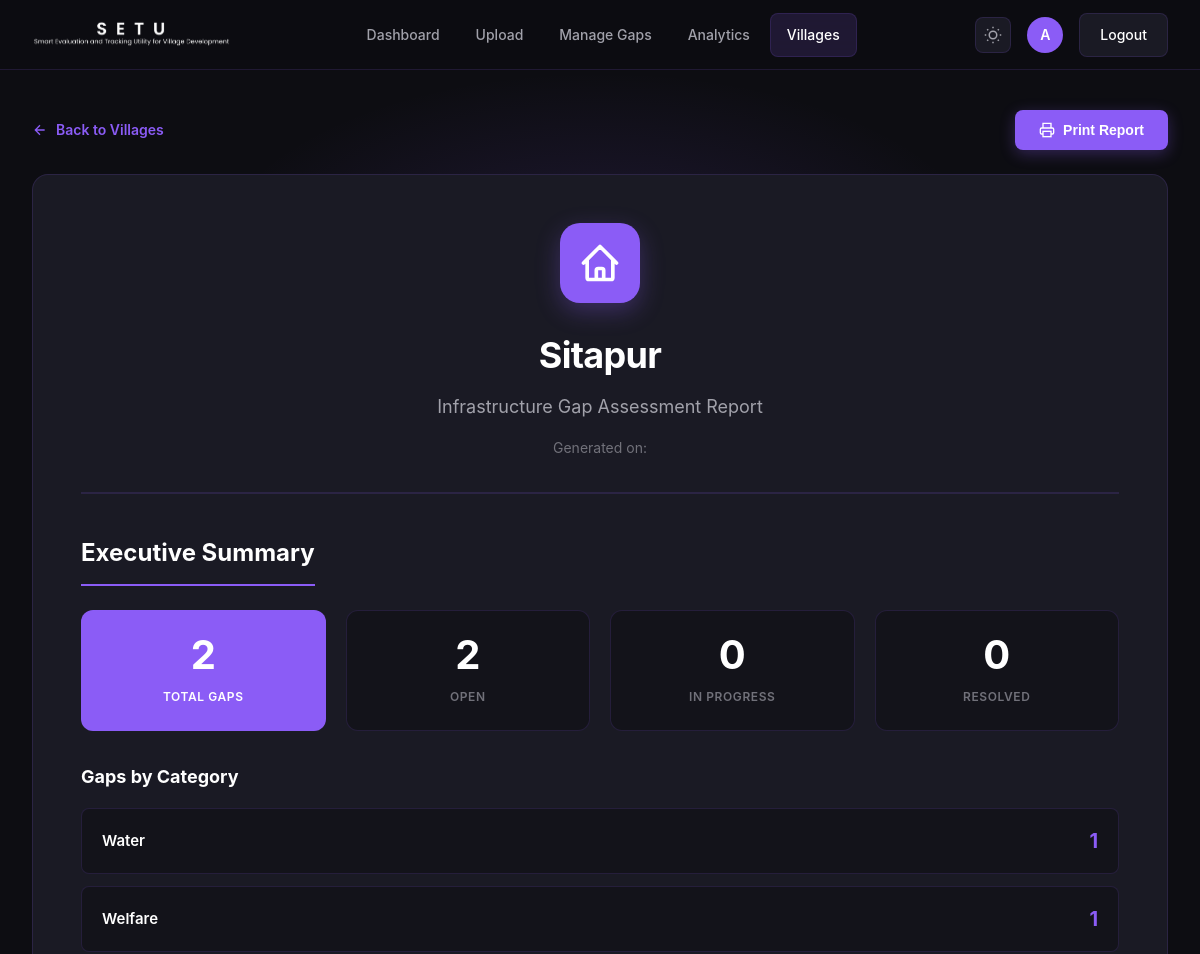
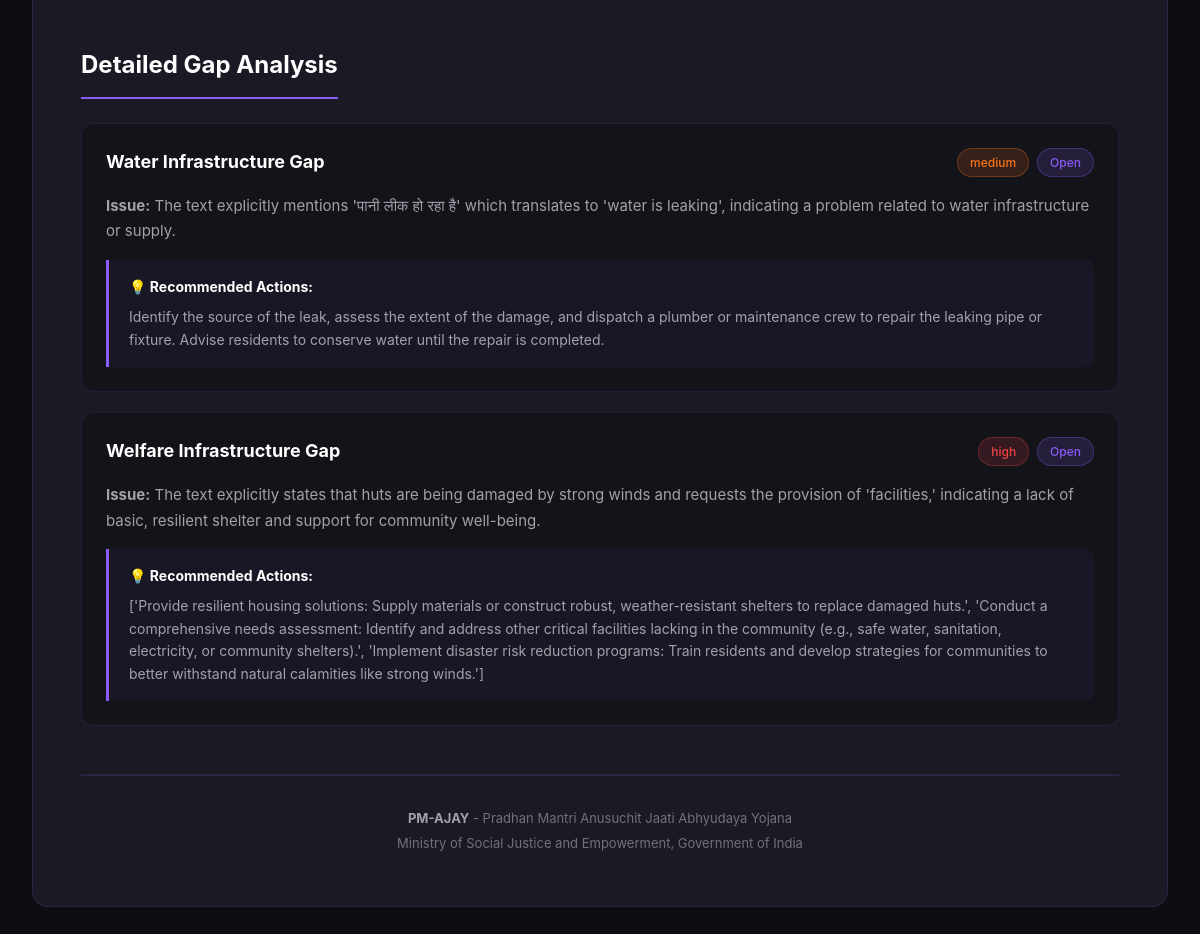
The app's page /villages/2/report/ (signed in) with its own data (2 pictures, top to bottom).
### core/models.py (models this page shows, shortened)
class Village(models.Model):
    name = models.CharField(max_length=120)

class Gap(models.Model):
    STATUS_CHOICES = [
        ("open", "Open"),
        ("in_progress", "In Progress"),
        ("resolved", "Resolved"),
    ]
    INPUT_METHOD_CHOICES = [
        ("image", "Image Upload"),
        ("voice", "Voice Recording"),
        ("text", "Text Input"),
    ]
    GAP_TYPE_CHOICES = [
        ("water", "Water Supply"),
        ("road", "Road Infrastructure"),
        ("sanitation", "Sanitation"),
        ("electricity", "Electricity"),
        ("education", "Education"),
        ("health", "Healthcare"),
        ("housing", "Housing"),
        ("agriculture", "Agriculture"),
        ("connectivity", "Connectivity"),
        ("employment", "Employment"),
        ("community_center", "Community Center"),
        ("drainage", "Drainage"),
        ("other", "Other"),
    ]
    SEVERITY_CHOICES = [
        ("low", "Low"),
        ("medium", "Medium"),
        ("high", "High"),
    ]
    village = models.ForeignKey("Village", on_delete=models.CASCADE)
    description = models.TextField()
    gap_type = models.CharField(max_length=100, choices=GAP_TYPE_CHOICES, db_index=True)
    severity = models.CharField(
        max_length=50, choices=SEVERITY_CHOICES, default="low", db_index=True
    )
    status = models.CharField(
        max_length=20, choices=STATUS_CHOICES, default="open", db_index=True
    )
    input_method = models.CharField(
        max_length=10,
        choices=INPUT_METHOD_CHOICES,
        default="image",
        db_index=True,
        help_text="Method used to submit this gap",
    )
    audio_file = models.FileField(
        upload_to="gap_audio/",
        blank=True,
        null=True,
        help_text="Audio file if submitted via voice",
    )
    audio_url = models.URLField(
        max_length=500,
        blank=True,
        null=True,
        help_text="External audio URL (Cloudinary) - will be downloaded to audio_file",
    )
    voice_code = models.CharField(
        max_length=64,
        blank=True,
        null=True,
        unique=True,  # Add unique constraint to prevent duplicates
        help_text="Unique voice fingerprint for voice-based gaps",
    )
    recommendations = models.TextField(blank=True, null=True, default="None")
    created_at = models.DateTimeField(auto_now_add=True)
    start_date = models.DateField(blank=True, null=True, help_text="Project start date")
    expected_completion = models.DateField(
        blank=True, null=True, help_text="Expected completion date"
    )
    actual_completion = models.DateField(
        blank=True, null=True, help_text="Actual completion date"
    )
    latitude = models.DecimalField(
        max_digits=9,
        decimal_places=6,
        blank=True,
        null=True,
        help_text="Latitude coordinate",
    )
    longitude = models.DecimalField(
        max_digits=9,
        decimal_places=6,
        blank=True,
        null=True,
        help_text="Longitude coordinate",
    )
    resolution_proof = models.FileField(
        upload_to="resolution_proofs/",
        blank=True,
        null=True,
        help_text="Document/letter proving gap resolution (required for ADMIN to close)",
    )
    resolution_proof_number = models.CharField(
        max_length=100,
        blank=True,
        null=True,
        help_text="Reference number of resolution letter/document",
    )
    resolved_by = models.ForeignKey(
        User,
        on_delete=models.SET_NULL,
        null=True,
        blank=True,
        related_name="resolved_gaps",
        help_text="User who marked this as resolved",
    )
    resolved_at = models.DateTimeField(
        null=True, blank=True, help_text="Timestamp when gap was resolved"
    )

### core/views.py (the view)
@login_required
@role_required(MANAGER_AND_ABOVE)
def village_report(request, village_id):
    village = get_object_or_404(Village, id=village_id)
    gaps = Gap.objects.filter(village=village).order_by("-severity", "-created_at")
    open_gaps = gaps.filter(status="open").count()
    in_progress_gaps = gaps.filter(status="in_progress").count()
    resolved_gaps = gaps.filter(status="resolved").count()
    total_gaps = gaps.count()
    gaps_by_type = gaps.values("gap_type").annotate(count=Count("id"))
    context = {
        "village": village,
        "gaps": gaps,
        "open_gaps": open_gaps,
        "in_progress_gaps": in_progress_gaps,
        "resolved_gaps": resolved_gaps,
        "total_gaps": total_gaps,
        "gaps_by_type": gaps_by_type,
    }
    return render(request, "core/village_report.html", context)

### core/permissions.py (called while the page is built, shortened)
def get_user_role(user):
    if not user.is_authenticated:
        return None
    if user.is_superuser or user.is_staff:
        return Role.ADMIN
    profile = getattr(user, "profile", None)
    if profile and profile.role:
        return profile.role
    return Role.GROUND

def role_required(allowed_roles):
    def decorator(view_func):
        @wraps(view_func)
        def _wrapped_view(request, *args, **kwargs):
            role = get_user_role(request.user)
            if request.user.is_superuser or request.user.is_staff:
                return view_func(request, *args, **kwargs)
        return _wrapped_view
    return decorator

### core/templates/core/village_report.html (shortened to what this page needs)
{% load static %}
<!DOCTYPE html>
<html>
<head>
  <link rel="stylesheet" href="{% static 'css/modern.css' %}">
</head>
<body>
<nav class="top-nav">
  <div class="nav-container">
    <a href="{% url 'home' %}" class="nav-brand">
      <div class="nav-logo">
        <img src="{% static 'images/dark-mode.png' %}" alt="SETU Logo" class="logo-dark">
      </div>
    </a>
    <ul class="nav-menu" id="navMenu">
      <li class="nav-item"><a href="{% url 'dashboard' %}">Dashboard</a></li>
      <li class="nav-item"><a href="{% url 'upload_form' %}">Upload</a></li>
      <li class="nav-item"><a href="{% url 'manage_gaps' %}">Manage Gaps</a></li>
      <li class="nav-item"><a href="{% url 'analytics' %}">Analytics</a></li>
      <li class="nav-item"><a href="{% url 'villages_list' %}" class="active">Villages</a></li>
    </ul>
    <div class="nav-user">
      <button class="theme-toggle" onclick="toggleTheme()" title="Toggle light/dark mode">
      </button>
      <div class="user-avatar">{{ request.user.username|first|upper }}</div>
      <a href="{% url 'logout' %}" class="btn btn-secondary">Logout</a>
    </div>
  </div>
</nav>
<div class="main-wrapper">
  <div class="container">
    <div class="actions-bar">
      <a href="{% url 'villages_list' %}" class="back-link">
        <svg width="16" height="16" viewBox="0 0 24 24" fill="none" stroke="currentColor" stroke-width="2">
          <path d="M19 12H5M12 19l-7-7 7-7"/>
        </svg>
        Back to Villages
      </a>
      <button class="btn-print" onclick="window.print()">
        <svg width="16" height="16" viewBox="0 0 24 24" fill="none" stroke="currentColor" stroke-width="2">
          <path d="M6 9V2h12v7M6 18H4a2 2 0 01-2-2v-5a2 2 0 012-2h16a2 2 0 012 2v5a2 2 0 01-2 2h-2"/>
          <rect x="6" y="14" width="12" height="8"/>
        </svg>
        Print Report
      </button>
    </div>
    <div class="report-container">
      <div class="report-header">
        <div class="report-logo">
          <svg xmlns="http://www.w3.org/2000/svg" viewBox="0 0 24 24">
            <path stroke-linecap="round" stroke-linejoin="round" d="M3 12l2-2m0 0l7-7 7 7M5 10v10a1 1 0 001 1h3m10-11l2 2m-2-2v10a1 1 0 01-1 1h-3m-6 0a1 1 0 001-1v-4a1 1 0 011-1h2a1 1 0 011 1v4a1 1 0 001 1m-6 0h6" />
          </svg>
        </div>
        <h1>{{ village.name }}</h1>
        <p class="subtitle">Infrastructure Gap Assessment Report</p>
        <p class="report-date">Generated on: {{ "now"|date:"F d, Y" }}</p>
      </div>
      <div class="summary-section">
        <h2 class="section-title">Executive Summary</h2>
        <div class="summary-grid">
          <div class="summary-card highlight">
            <div class="summary-value">{{ total_gaps }}</div>
            <div class="summary-label">Total Gaps</div>
          </div>
          <div class="summary-card">
            <div class="summary-value">{{ open_gaps }}</div>
            <div class="summary-label">Open</div>
          </div>
          <div class="summary-card">
            <div class="summary-value">{{ in_progress_gaps }}</div>
            <div class="summary-label">In Progress</div>
          </div>
          <div class="summary-card">
            <div class="summary-value">{{ resolved_gaps }}</div>
            <div class="summary-label">Resolved</div>
          </div>
        </div>
        <div class="gaps-by-type">
          <h3>Gaps by Category</h3>
          {% for item in gaps_by_type %}
          <div class="type-item">
            <span class="type-name">{{ item.gap_type }}</span>
            <span class="type-count">{{ item.count }}</span>
          </div>
          {% endfor %}
        </div>
      </div>
      <div class="gaps-section">
        <h2 class="section-title">Detailed Gap Analysis</h2>
        {% if gaps %}
        <div class="gaps-list">
          {% for gap in gaps %}
          <div class="gap-card">
            <div class="gap-header">
              <div class="gap-title">{{ gap.gap_type }} Infrastructure Gap</div>
              <div class="gap-badges">
                <span class="badge {% if gap.severity == 'high' %}badge-danger{% elif gap.severity == 'medium' %}badge-warning{% else %}badge-info{% endif %}">{{ gap.severity }}</span>
                <span class="badge {% if gap.status == 'resolved' %}badge-success{% elif gap.status == 'in_progress' %}badge-warning{% else %}badge-info{% endif %}">{{ gap.get_status_display }}</span>
              </div>
            </div>
            <div class="gap-description">
              <strong>Issue:</strong> {{ gap.description }}
            </div>
            {% if gap.recommendations %}
            <div class="gap-recommendations">
              <strong>💡 Recommended Actions:</strong>
              <p>{{ gap.recommendations }}</p>
            </div>
            {% endif %}
          </div>
          {% endfor %}
        </div>
        {% else %}
        <p style="text-align: center; color: var(--text-muted); padding: 3rem;">No gaps found for this village.</p>
        {% endif %}
      </div>
      <div class="report-footer">
        <p><strong>PM-AJAY</strong> - Pradhan Mantri Anusuchit Jaati Abhyudaya Yojana</p>
        <p>Ministry of Social Justice and Empowerment, Government of India</p>
      </div>
    </div>
  </div>
</div>
</body>
</html>

### core/templates/core/village_report.html (style rules this page uses)
.actions-bar { display: flex; justify-content: space-between; align-items: center; margin-bottom: 1.5rem; gap: 1rem; }
.back-link { display: inline-flex; align-items: center; gap: 8px; color: var(--accent-purple); text-decoration: none; font-size: 14px; font-weight: 600; transition: all 0.2s ease; }
.btn-print { display: inline-flex; align-items: center; gap: 0.5rem; padding: 0.75rem 1.5rem; background: var(--gradient-purple); color: white; border: none; border-radius: 8px; font-size: 0.875rem; font-weight: 600; cursor: pointer; transition: all 0.2s ease; box-shadow: 0 4px 15px rgba(139, 92, 246, 0.3); }
.report-container { background: var(--bg-card); border: 1px solid var(--border-color); border-radius: 16px; padding: 3rem; }
.report-header { text-align: center; margin-bottom: 2.5rem; padding-bottom: 2rem; border-bottom: 2px solid var(--border-color); }
.report-logo { width: 80px; height: 80px; background: var(--gradient-purple); border-radius: 20px; display: flex; align-items: center; justify-content: center; margin: 0 auto 1.5rem; box-shadow: 0 8px 24px rgba(139, 92, 246, 0.3); }
.report-logo svg { width: 44px; height: 44px; stroke: white; stroke-width: 2; fill: none; }
.report-header h1 { color: var(--text-primary); font-size: 2.25rem; font-weight: 700; margin-bottom: 0.5rem; letter-spacing: -0.02em; }
.report-header .subtitle { color: var(--text-secondary); font-size: 1.125rem; margin-bottom: 1rem; }
.report-date { color: var(--text-muted); font-size: 0.875rem; }
.summary-section { margin-bottom: 3rem; }
.section-title { color: var(--text-primary); font-size: 1.5rem; font-weight: 700; margin-bottom: 1.5rem; padding-bottom: 0.75rem; border-bottom: 2px solid var(--accent-purple); display: inline-block; }
.summary-grid { display: grid; grid-template-columns: repeat(4, 1fr); gap: 1.25rem; margin-bottom: 2rem; }
.summary-card { background: var(--bg-secondary); border: 1px solid var(--border-color); border-radius: 12px; padding: 1.5rem; text-align: center; transition: all 0.2s ease; }
.summary-value { font-size: 2.5rem; font-weight: 700; line-height: 1; margin-bottom: 0.75rem; color: var(--text-primary); }
.summary-label { color: var(--text-muted); font-size: 0.75rem; font-weight: 600; text-transform: uppercase; letter-spacing: 0.05em; }
.summary-card.highlight { background: var(--gradient-purple); border-color: transparent; }
.summary-card.highlight .summary-value, .summary-card.highlight .summary-label { color: white; }
.gaps-by-type { margin-bottom: 1.5rem; }
.gaps-by-type h3 { color: var(--text-primary); font-size: 1.125rem; margin-bottom: 1rem; }
.type-item { display: flex; justify-content: space-between; align-items: center; padding: 1rem 1.25rem; background: var(--bg-secondary); border: 1px solid var(--border-color); border-radius: 8px; margin-bottom: 0.75rem; transition: all 0.2s ease; }
.type-name { color: var(--text-primary); font-size: 0.9375rem; font-weight: 600; text-transform: capitalize; }
.type-count { color: var(--accent-purple); font-size: 1.25rem; font-weight: 700; }
.gaps-list { display: flex; flex-direction: column; gap: 1.25rem; }
.gap-card { background: var(--bg-secondary); border: 1px solid var(--border-color); border-radius: 12px; padding: 1.5rem; page-break-inside: avoid; transition: all 0.2s ease; }
.gap-header { display: flex; justify-content: space-between; align-items: start; margin-bottom: 1rem; gap: 1rem; }
.gap-title { color: var(--text-primary); font-size: 1.125rem; font-weight: 700; text-transform: capitalize; }
.gap-badges { display: flex; gap: 0.5rem; flex-shrink: 0; flex-wrap: wrap; justify-content: flex-end; }
.gap-description { color: var(--text-secondary); font-size: 0.9375rem; line-height: 1.7; margin-bottom: 1rem; }
.gap-recommendations { background: rgba(139, 92, 246, 0.05); border-left: 3px solid var(--accent-purple); padding: 1rem 1.25rem; border-radius: 0 8px 8px 0; }
.gap-recommendations strong { color: var(--text-primary); font-size: 0.875rem; font-weight: 700; display: flex; align-items: center; gap: 0.5rem; margin-bottom: 0.5rem; }
.gap-recommendations p { color: var(--text-secondary); font-size: 0.875rem; line-height: 1.6; margin: 0; }
.report-footer { margin-top: 3rem; padding-top: 2rem; border-top: 2px solid var(--border-color); text-align: center; }
.report-footer p { color: var(--text-muted); font-size: 0.8125rem; margin-bottom: 0.25rem; }
.report-footer strong { color: var(--text-secondary); }

### records on screen
Village: name "Sitapur"
Gap: gap_type "Water", severity "medium", status "Open", description "The text explicitly mentions 'पानी लीक हो रहा है' which translates to 'water is leaking', indicating a problem related to water infrastructure or supply.", recommendations "Identify the source of the leak, assess the extent of the damage, and dispatch a plumber or maintenance crew to repair the leaking pipe or fixture. Advise residents to conserve water until the repair is completed."
Gap: gap_type "Welfare", severity "high", status "Open", description "The text explicitly states that huts are being damaged by strong winds and requests the provision of 'facilities,' indicating a lack of basic, resilient shelter and support for community well-being.", recommendations "['Provide resilient housing solutions: Supply materials or construct robust, weather-resistant shelters to replace damaged huts.', 'Conduct a comprehensive needs assessment: Identify and address other critical facilities lacking in the community (e.g., safe water, sanitation, electricity, or community shelters).', 'Implement disaster risk reduction programs: Train residents and develop strategies for communities to better withstand natural calamities like strong winds.']"

### other values on screen
{{ request.user.username|first|upper }} "A"
{{ total_gaps }} "2"
{{ open_gaps }} "2"
{{ in_progress_gaps }} "0"
{{ resolved_gaps }} "0"
{{ item.gap_type }} "Water" "Welfare"
{{ item.count }} "1" "1"
